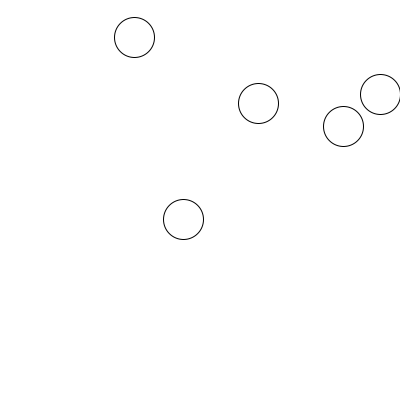
Frame 1 (no input)
Frame 60 (the mouse pressed at the canvas centre just before this capture): identical to frame 1, image omitted
Frame 120 (the mouse held since frame 60 and released just before this capture): identical to frame 1, image omitted

The Processing sketch that drew this single still picture (run headless with seeded random() and noise(); from frame 60 on, the mouse is pressed at the canvas centre):

// Processing sketch: sketch_230529e_dos_arreglos
// ── sketch_230529e_dos_arreglos.pde
float[] x;
float[] y;
int cant;

void setup() {
  size(400, 400);

  cant = 5;
  x = new float[cant];
  y = new float[cant];

 
  for ( int i=0; i<cant; i++ ) {
    x[i] = random(0, width); 
    y[i] = random(0, height);
  }
  println("el arreglo x:");
  println(x);
  println();
  println("el arreglo y:");
  println(y);
}

void draw() {
  background(255);
  //mostrar un circulo para cada casillero de x,y

  //for...
  //i 0 1 2 3 ... cant-1

  //muestre una ellipse
  // x[i] , y[i] 
  /// end for

  for (int i=0; i<cant; i++) {
    ellipse (x[i], y[i], 40, 40);
  }
}
